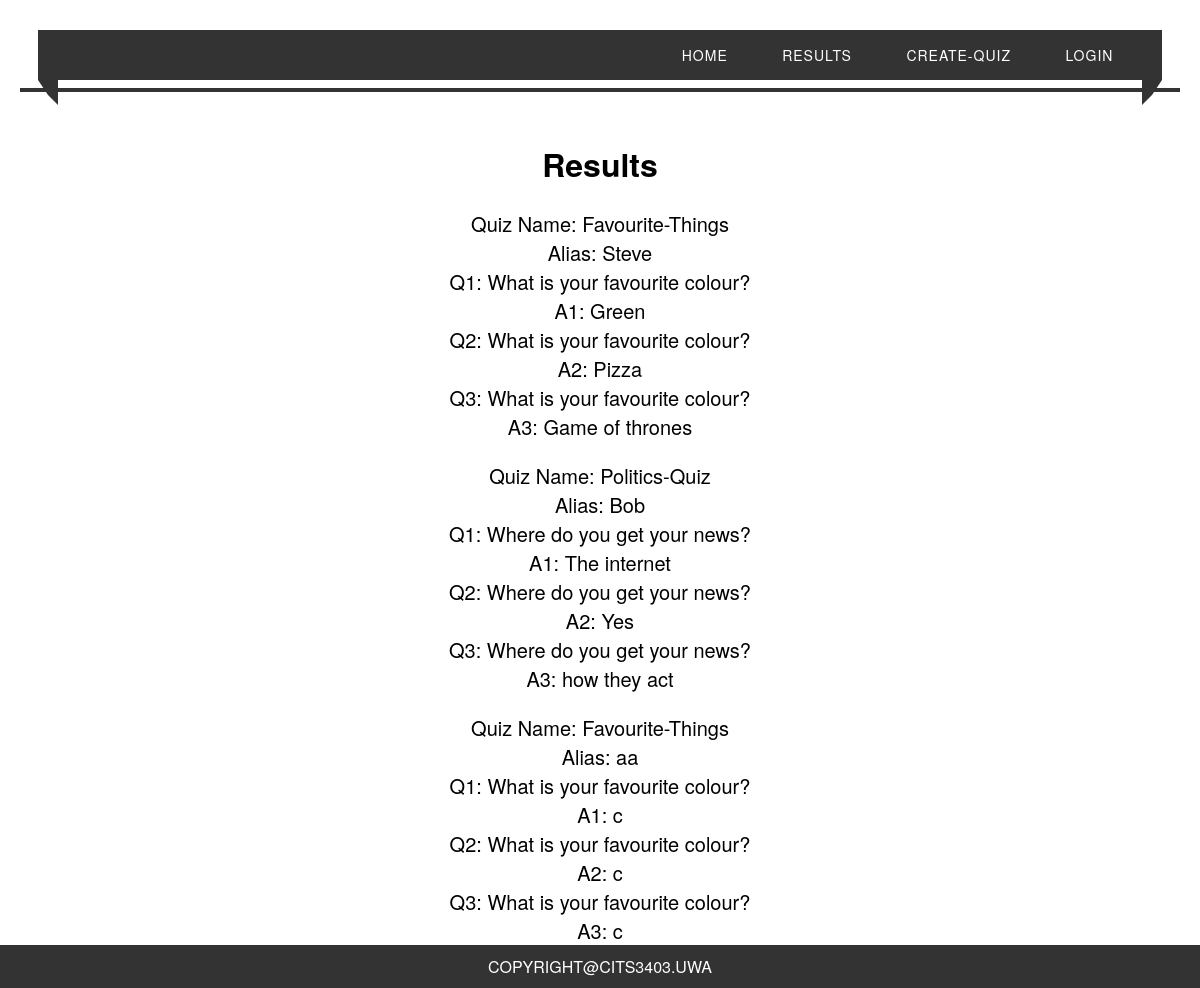
The app's page /results with its own data.
### app/models.py (models this page shows)
class Qanswers(db.Model):
    id = db.Column(db.Integer, primary_key=True)
    quiz_name = db.Column(db.String(64))
    submit_name = db.Column(db.String(64)) #name the non-user chose to submit the questions with (screen name)
    a1 = db.Column(db.String(256))
    a2 = db.Column(db.String(256))
    a3 = db.Column(db.String(256))
    q1copy = db.Column(db.String(256))  #repeated fields for when reviewing results
    q2copy = db.Column(db.String(256))  #this could be done with joins but is simpler this way
    q3copy = db.Column(db.String(256))

### app/routes.py (the view)
@app.route('/results')
def Result():
    all_results = Qanswers.query.all()
    return render_template('results.html', title='Home', all_results=all_results)

### app/templates/results.html
{% extends "base.html" %}
{% block content %}
    <h1>Results  </h1>
    {% for result in all_results %}
    <p>
        Quiz Name: {{ result.quiz_name }}<br>
        Alias: {{ result.submit_name }}<br>
        Q1: {{ result.q1copy }}<br>
        A1: {{ result.a1 }}<br>
        Q2: {{ result.q2copy }}<br>
        A2: {{ result.a2 }}<br>
        Q3: {{ result.q3copy }}<br>
        A3: {{ result.a3 }}<br>
    </p>
    {% endfor %}
{% endblock %}

### app/templates/base.html (shortened to what this page needs)
<html>
    <head>
      <link rel="stylesheet" href="{{ url_for('static', filename='css/styles.css') }}">
    </head>
    <body>
        <header>
         <nav>
          <ul>
            <li><a href="/index">Home</a></li>
            <li><a href="/results">Results</a></li>
            <li><a href="/create_quiz">Create-Quiz</a></li>
            {% if current_user.is_anonymous %}
            <li><a href="{{ url_for('login') }}">Login</a></li>
            {% else %}
            <li><a href="{{ url_for('logout') }}">Logout</a></li>
            {% endif %}
          </ul>
         </nav>
        <hr>
        </header>
        {% block content %}{% endblock %}
  <br>
  <footer>
    COPYRIGHT@CITS3403.UWA
  </footer>
    </body>
</html>

### app/static/css/styles.css (style rules this page uses)
html { background: url(https://images.unsplash.com/photo-1489844097929-c8d5b91c456e?ixlib=rb-1.2.1&ixid=eyJhcHBfaWQiOjEyMDd9&auto=format&fit=crop&w=1952&q=80) no-repeat center center fixed; -webkit-background-size: cover; -moz-background-size: cover; -o-background-size: cover; background-size: cover; }
body { font-family: 'helvetica neue',helvetica,Calibri,Arial,sans-serif; margin:0; padding:0; }
header { padding:20px; margin-top: 10px; text-decoration: none; text-transform: uppercase; text-align: center; }
h1 { display: flex; flex-direction: column; justify-content: center; text-align: center; }
hr { border: none; height: 4px; background-color: #333; width: auto; }
footer { background-color: #333; color :white; text-align: center; }
a { text-decoration: none; color: #fff; font-weight: 300; letter-spacing: 1px; text-transform: uppercase; display: block; padding: 0 25px; font-size: 14px; line-height: 30px; position: relative; z-index: 1; }
nav { position: relative; width: calc(100% - 60px); margin: 0 auto; padding: 10px 0; background: #333; z-index: 1; text-align: right; padding-right: 2%; }
nav:before { position: absolute; content: ''; border-top: 15px solid #333; border-right: 10px solid #333; border-left: 10px solid transparent; border-bottom: 10px solid transparent; top: 100%; left: 0; }
nav:after { position: absolute; content: ''; border-top: 15px solid #333; border-left: 10px solid #333; border-right: 10px solid transparent; border-bottom: 10px solid transparent; top: 100%; right: 0; }
nav ul { margin: 0; padding: 0; list-style-type: none; }
nav li { display :inline-block; }
p { text-align: center; font-size: 20px; }
footer { position: absolute; left: 0; right: 0; bottom: 0; padding: 10px; }

### records on screen
Qanswers: quiz_name "Favourite-Things", submit_name "Steve", q1copy "What is your favourite colour?", a1 "Green", q2copy "What is your favourite colour?", a2 "Pizza", q3copy "What is your favourite colour?", a3 "Game of thrones"
Qanswers: quiz_name "Politics-Quiz", submit_name "Bob", q1copy "Where do you get your news?", a1 "The internet", q2copy "Where do you get your news?", a2 "Yes", q3copy "Where do you get your news?", a3 "how they act"
Qanswers: quiz_name "Favourite-Things", submit_name "aa", q1copy "What is your favourite colour?", a1 "c", q2copy "What is your favourite colour?", a2 "c", q3copy "What is your favourite colour?", a3 "c"
